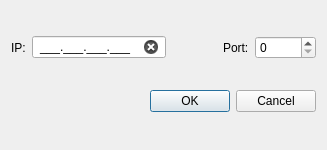
<?xml version="1.0" encoding="UTF-8"?>
<ui version="4.0">
 <class>IPDialog</class>
 <widget class="QDialog" name="IPDialog">
  <property name="geometry">
   <rect>
    <x>0</x>
    <y>0</y>
    <width>327</width>
    <height>150</height>
   </rect>
  </property>
  <property name="sizePolicy">
   <sizepolicy hsizetype="Minimum" vsizetype="Minimum">
    <horstretch>0</horstretch>
    <verstretch>0</verstretch>
   </sizepolicy>
  </property>
  <property name="windowTitle">
   <string>Connecting</string>
  </property>
  <layout class="QVBoxLayout" name="verticalLayout">
   <item>
    <layout class="QHBoxLayout" name="horizontalLayout">
     <item>
      <widget class="QLabel" name="label">
       <property name="text">
        <string>IP:</string>
       </property>
      </widget>
     </item>
     <item>
      <widget class="QLineEdit" name="lineEdit">
       <property name="sizePolicy">
        <sizepolicy hsizetype="Minimum" vsizetype="Fixed">
         <horstretch>0</horstretch>
         <verstretch>0</verstretch>
        </sizepolicy>
       </property>
       <property name="inputMask">
        <string>000.000.000.000;_</string>
       </property>
       <property name="alignment">
        <set>Qt::AlignCenter</set>
       </property>
       <property name="clearButtonEnabled">
        <bool>true</bool>
       </property>
      </widget>
     </item>
     <item>
      <spacer name="horizontalSpacer">
       <property name="orientation">
        <enum>Qt::Horizontal</enum>
       </property>
       <property name="sizeHint" stdset="0">
        <size>
         <width>40</width>
         <height>20</height>
        </size>
       </property>
      </spacer>
     </item>
     <item>
      <widget class="QLabel" name="label_2">
       <property name="text">
        <string>Port:</string>
       </property>
      </widget>
     </item>
     <item>
      <widget class="QSpinBox" name="spinBox">
       <property name="maximum">
        <number>99999</number>
       </property>
      </widget>
     </item>
    </layout>
   </item>
   <item>
    <layout class="QHBoxLayout" name="digitLayout1"/>
   </item>
   <item>
    <layout class="QHBoxLayout" name="digitLayout2"/>
   </item>
   <item>
    <layout class="QHBoxLayout" name="digitLayout3"/>
   </item>
   <item>
    <widget class="QDialogButtonBox" name="buttonBox">
     <property name="orientation">
      <enum>Qt::Horizontal</enum>
     </property>
     <property name="standardButtons">
      <set>QDialogButtonBox::Cancel|QDialogButtonBox::Ok</set>
     </property>
    </widget>
   </item>
  </layout>
 </widget>
 <resources/>
 <connections>
  <connection>
   <sender>buttonBox</sender>
   <signal>accepted()</signal>
   <receiver>IPDialog</receiver>
   <slot>accept()</slot>
   <hints>
    <hint type="sourcelabel">
     <x>248</x>
     <y>254</y>
    </hint>
    <hint type="destinationlabel">
     <x>157</x>
     <y>274</y>
    </hint>
   </hints>
  </connection>
  <connection>
   <sender>buttonBox</sender>
   <signal>rejected()</signal>
   <receiver>IPDialog</receiver>
   <slot>reject()</slot>
   <hints>
    <hint type="sourcelabel">
     <x>316</x>
     <y>260</y>
    </hint>
    <hint type="destinationlabel">
     <x>286</x>
     <y>274</y>
    </hint>
   </hints>
  </connection>
 </connections>
</ui>
